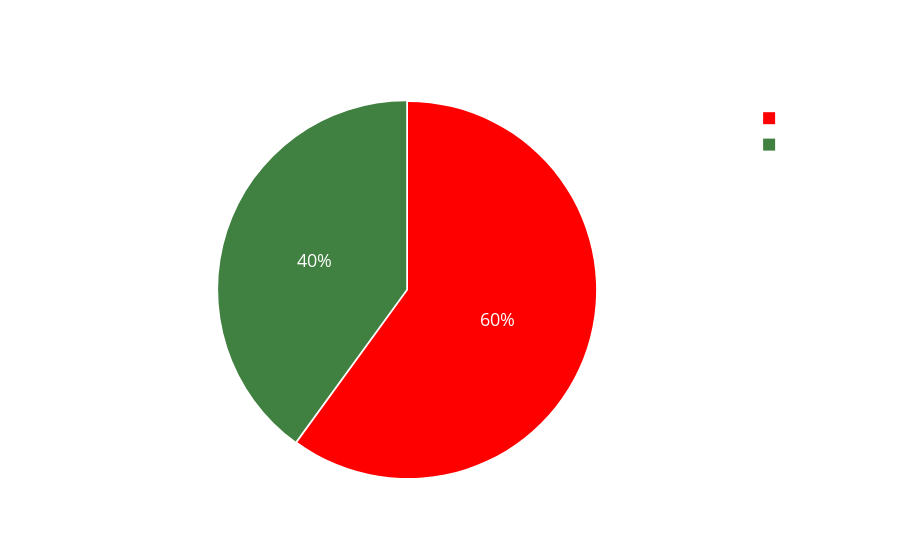

Notebook cell for this chart:
### Markdown cell above
### Pieplot target distribution

### Code cell
fig = go.Figure(data=[go.Pie(labels=["Animal", "Not animal"],
                             values=[np.mean(y_train), 1 - np.mean(y_train)],
                             hoverinfo="label+percent",  # Mostra etichetta, percentuale e valore
                             textinfo='percent',  # Mostra solo la percentuale sulle fette
                             
                             pull=[0, 0.01],  # Evidenzia la seconda fetta
                             marker=dict(colors=['#FF0000', '#408040']),  # Colori personalizzati
                             textfont=dict(size=18)
                             )])

# Imposta il layout
fig.update_layout(
    paper_bgcolor = "rgba(0,0,0,0)", 
    plot_bgcolor = "rgba(0,0,0,0)",
    title={
        'text': "Target distribution",  
        'font': {'color': 'white'} 
    },
    font=dict(
        color='white', 
        size=18
    ),  
    legend=dict(
        font=dict(color='white')
    )
)

# Mostra il grafico
fig.show()

### Figure 1 — Plotly figure (JSON) as saved in the notebook; plotly's stock layout.template omitted (floating-point values rounded to 4 significant figures)
{"data": [{"hoverinfo": "label+percent", "labels": ["Animal", "Not animal"], "marker": {"colors": ["#FF0000", "#408040"]}, "pull": [0, 0.01], "textfont": {"size": 18}, "textinfo": "percent", "type": "pie", "values": [0.6, 0.4]}], "layout": {"font": {"color": "white", "size": 18}, "legend": {"font": {"color": "white"}}, "paper_bgcolor": "rgba(0,0,0,0)", "plot_bgcolor": "rgba(0,0,0,0)", "title": {"font": {"color": "white"}, "text": "Target distribution"}}}
